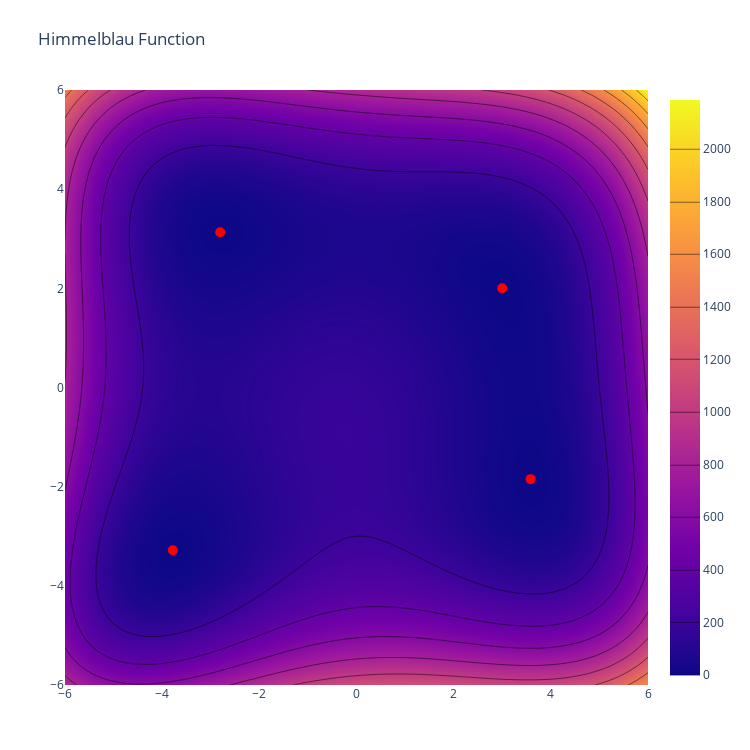

The notebook cell this image was saved under:
### Markdown cell above
Contour plot

### Code cell
fig = go.Figure(data=go.Contour(z=results, x=x_1_vec, y=x_2_vec, contours_coloring="heatmap"))
fig.update_layout(
    title='Himmelblau Function',
    autosize=False,
    width=750,
    height=750,
    margin=dict(l=65, r=50, b=65, t=90),
    scene=dict(
        xaxis_title='x_1',
        yaxis_title='x_2',
        zaxis_title='y',
    ))
for i in range(4):
    fig.add_trace(go.Scatter(x=[x_minima[i][0]], y=[x_minima[i][1]],
                             mode='markers', showlegend=False,
                             marker=dict(size=10, color='red')))
fig.show()

### Figure 1 — Plotly figure (JSON) as saved in the notebook; plotly's stock layout.template omitted (floating-point values rounded to 4 significant figures; data arrays with more than 128 entries replaced by an {"elided": "..."} marker saying what was removed)
{"data": [{"contours": {"coloring": "heatmap"}, "type": "contour", "x": [-6, -5.879, -5.758, -5.636, -5.515, -5.394, -5.273, -5.152, -5.03, -4.909, -4.788, -4.667, -4.545, -4.424, -4.303, -4.182, -4.061, -3.939, -3.818, -3.697, -3.576, -3.455, -3.333, -3.212, -3.091, -2.97, -2.848, -2.727, -2.606, -2.485, -2.364, -2.242, -2.121, -2, -1.879, -1.758, -1.636, -1.515, -1.394, -1.273, -1.152, -1.03, -0.9091, -0.7879, -0.6667, -0.5455, -0.4242, -0.303, -0.1818, -0.06061, 0.06061, 0.1818, 0.303, 0.4242, 0.5455, 0.6667, 0.7879, 0.9091, 1.03, 1.152, 1.273, 1.394, 1.515, 1.636, 1.758, 1.879, 2, 2.121, 2.242, 2.364, 2.485, 2.606, 2.727, 2.848, 2.97, 3.091, 3.212, 3.333, 3.455, 3.576, 3.697, 3.818, 3.939, 4.061, 4.182, 4.303, 4.424, 4.545, 4.667, 4.788, 4.909, 5.03, 5.152, 5.273, 5.394, 5.515, 5.636, 5.758, 5.879, 6], "y": [-6, -5.879, -5.758, -5.636, -5.515, -5.394, -5.273, -5.152, -5.03, -4.909, -4.788, -4.667, -4.545, -4.424, -4.303, -4.182, -4.061, -3.939, -3.818, -3.697, -3.576, -3.455, -3.333, -3.212, -3.091, -2.97, -2.848, -2.727, -2.606, -2.485, -2.364, -2.242, -2.121, -2, -1.879, -1.758, -1.636, -1.515, -1.394, -1.273, -1.152, -1.03, -0.9091, -0.7879, -0.6667, -0.5455, -0.4242, -0.303, -0.1818, -0.06061, 0.06061, 0.1818, 0.303, 0.4242, 0.5455, 0.6667, 0.7879, 0.9091, 1.03, 1.152, 1.273, 1.394, 1.515, 1.636, 1.758, 1.879, 2, 2.121, 2.242, 2.364, 2.485, 2.606, 2.727, 2.848, 2.97, 3.091, 3.212, 3.333, 3.455, 3.576, 3.697, 3.818, 3.939, 4.061, 4.182, 4.303, 4.424, 4.545, 4.667, 4.788, 4.909, 5.03, 5.152, 5.273, 5.394, 5.515, 5.636, 5.758, 5.879, 6], "z": {"elided": "100x100 float values"}}, {"marker": {"color": "red", "size": 10}, "mode": "markers", "showlegend": false, "type": "scatter", "x": [3], "y": [2]}, {"marker": {"color": "red", "size": 10}, "mode": "markers", "showlegend": false, "type": "scatter", "x": [-2.805], "y": [3.131]}, {"marker": {"color": "red", "size": 10}, "mode": "markers", "showlegend": false, "type": "scatter", "x": [-3.779], "y": [-3.283]}, {"marker": {"color": "red", "size": 10}, "mode": "markers", "showlegend": false, "type": "scatter", "x": [3.584], "y": [-1.848]}], "layout": {"autosize": false, "height": 750, "margin": {"b": 65, "l": 65, "r": 50, "t": 90}, "scene": {"xaxis": {"title": {"text": "x_1"}}, "yaxis": {"title": {"text": "x_2"}}, "zaxis": {"title": {"text": "y"}}}, "title": {"text": "Himmelblau Function"}, "width": 750}}
